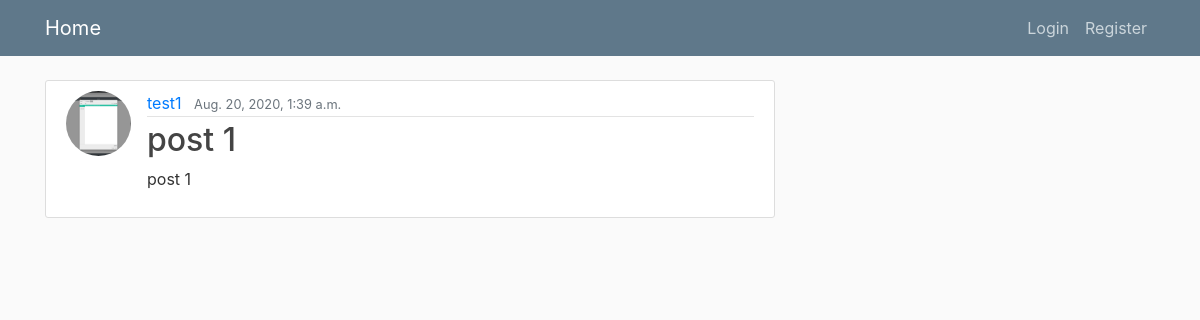
The page /post-detail/d7a05d88-70ef-4c84-b335-658a18aca1c0 on the database its author committed.
### blog/models.py (models this page shows, shortened)
class post(models.Model):
    id=models.UUIDField(primary_key=True,default=uuid.uuid4,editable=False)
    title=models.CharField(max_length=100)
    content=models.TextField()
    date_posted=models.DateTimeField(default=timezone.now)
    author=models.ForeignKey(User, on_delete=models.CASCADE)

### users/models.py (models this page shows, shortened)
class profile(models.Model):
    user=models.OneToOneField(User, on_delete=models.CASCADE)
    image=models.ImageField(default='default.jpg',upload_to='profile_pics')
    bio=models.TextField(default='',max_length=120)

### blog/views.py (the view)
# urls.py: path('post-detail/<uuid:pk>',views.PostDetailView.as_view(),name='post-detail'),
class PostDetailView(DetailView):
    model=models.post
    template_name='blog/post_detail.html'
    context_object_name='post'

### blog/templates/blog/post_detail.html (shortened to what this page needs)
{% extends "blog/base.html" %}
{% block content %}
    <article class="media content-section">
    <img class="rounded-circle article-img" src="{{post.author.profile.image.url}}">
        <div class="media-body">
        <div class="article-metadata">
            <a class="mr-2" href="{% url 'blog:profile' post.author.username%}">{{ post.author }}</a>
            <small class="text-muted">{{ post.date_posted }}</small>
        </div>
        <h2 class="article-title" href="#">{{ post.title }}</h2>
        <p class="article-content">{{ post.content }}</p>
        </div>
    </article>
{% endblock content %}

### blog/static/blog/main.css (style rules this page uses)
body { background: #fafafa; color: #333333; margin-top: 5rem; }
h1, h2, h3, h4, h5, h6 { color: #444444; }
.content-section { background: #ffffff; padding: 10px 20px; border: 1px solid #dddddd; border-radius: 3px; margin-bottom: 20px; }
.article-title { color: #444444; }
.article-content { white-space: pre-line; }
.article-img { height: 65px; width: 65px; margin-right: 16px; }
.article-metadata { padding-bottom: 1px; margin-bottom: 4px; border-bottom: 1px solid #e3e3e3 }

### rows shown on the page
post: author.profile.image (picture), author "test1", date_posted "Aug. 20, 2020, 1:39 a.m.", title "post 1", content "post 1"
